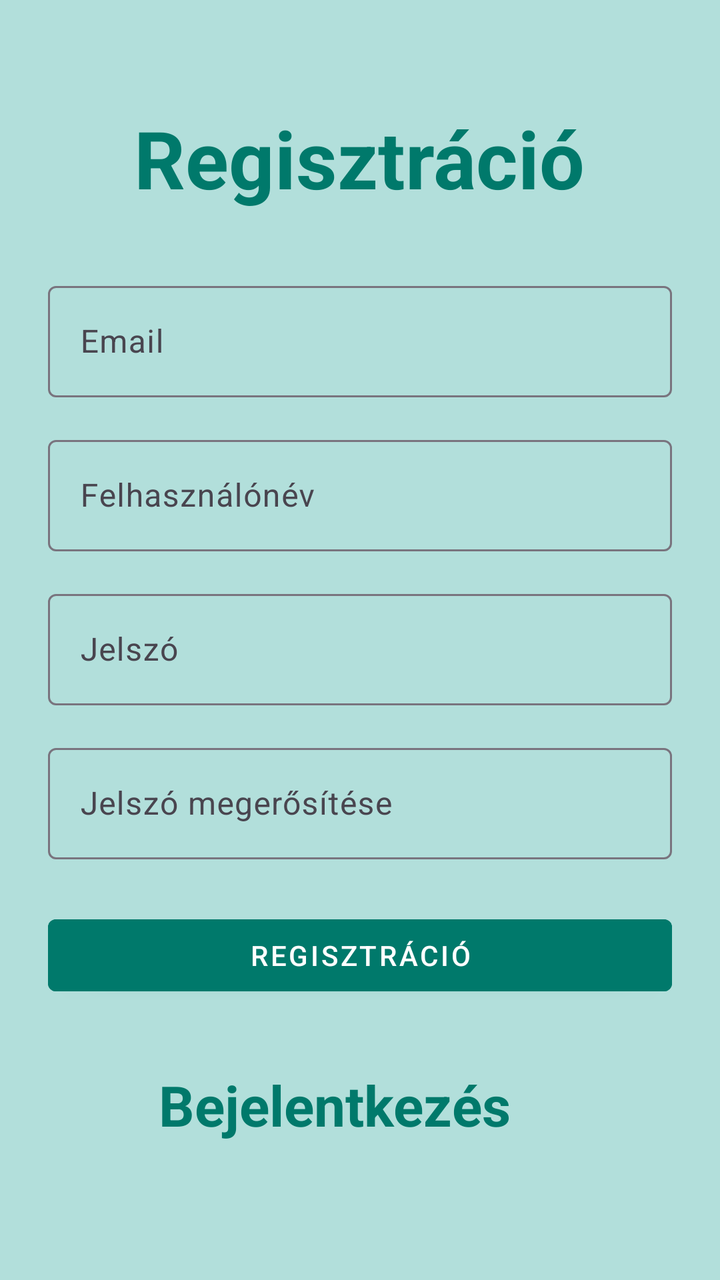
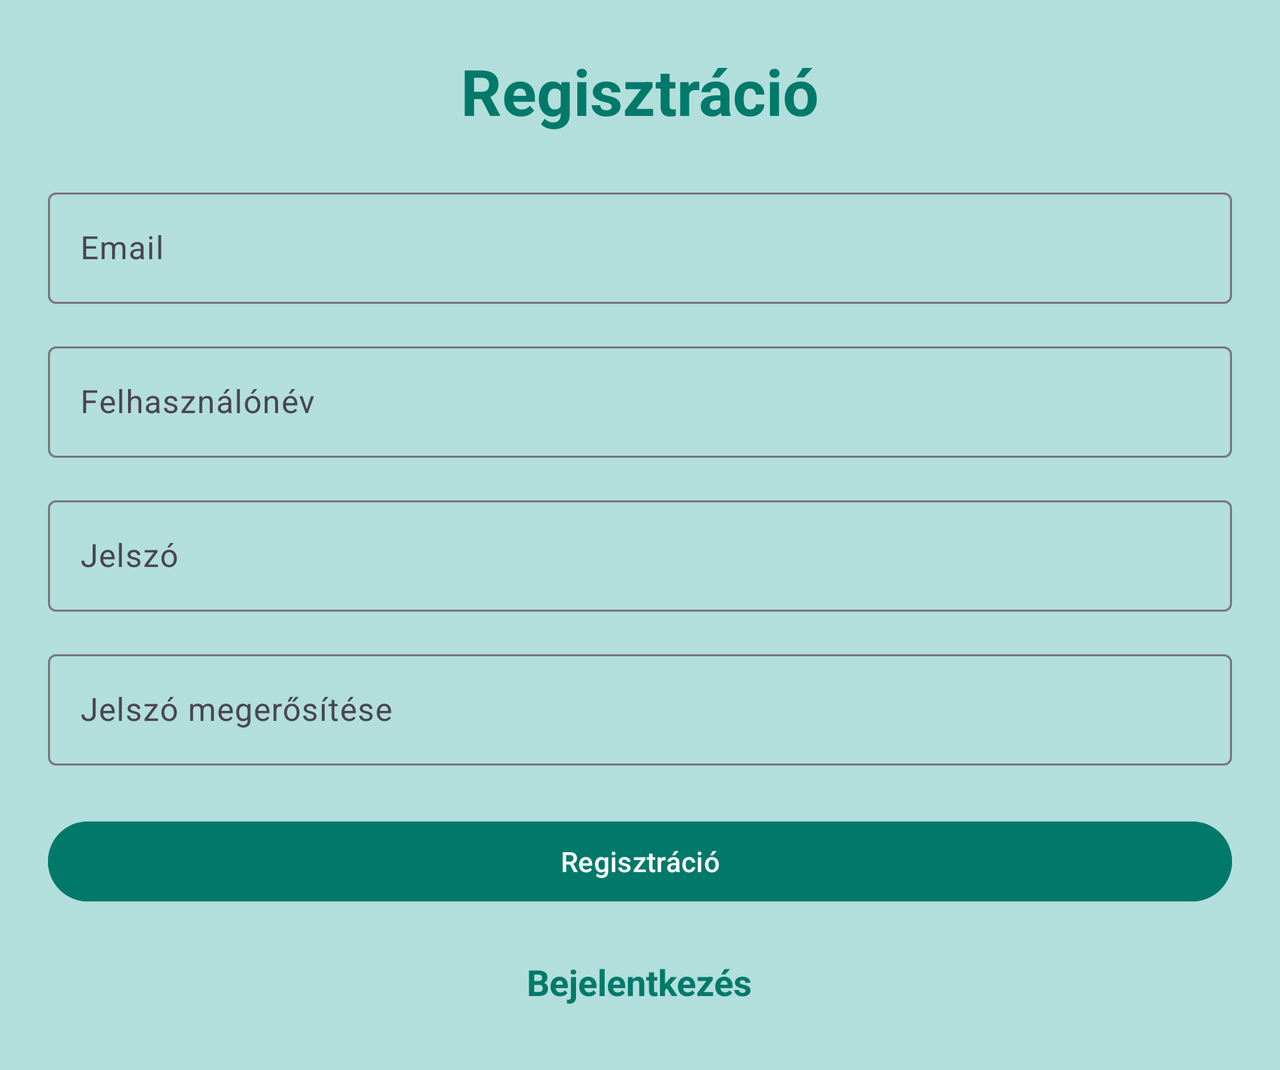

Two renders of one Android screen. The first uses the default layout on a phone; the second uses the alternative layout the repository ships for a different screen configuration, on a matching device. The two XML files are below.
<!-- AndroidManifest.xml: application theme Theme.LeagueTables -->
<!-- res/layout/activity_registration.xml -->
<?xml version="1.0" encoding="utf-8"?>
<LinearLayout xmlns:android="http://schemas.android.com/apk/res/android"
    xmlns:tools="http://schemas.android.com/tools"
    android:id="@+id/registerLayout"
    android:layout_width="match_parent"
    android:layout_height="match_parent"
    android:orientation="vertical"
    android:padding="24dp"
    android:gravity="center"
    android:background="#B2DFDB"
    tools:context=".RegistrationActivity">


    <TextView
        android:layout_width="wrap_content"
        android:layout_height="wrap_content"
        android:text="@string/registration"
        android:textSize="40sp"
        android:textStyle="bold"
        android:textColor="#00796B"
        android:layout_marginBottom="32dp" />


    <com.google.android.material.textfield.TextInputLayout
        android:layout_width="match_parent"
        android:layout_height="wrap_content"
        android:hint="@string/email"
        android:layout_marginBottom="16dp">

        <com.google.android.material.textfield.TextInputEditText
            android:id="@+id/emailEditText"
            android:layout_width="match_parent"
            android:layout_height="wrap_content"
            android:inputType="textEmailAddress"
            android:textColor="#FFFFFF" />
    </com.google.android.material.textfield.TextInputLayout>

    <com.google.android.material.textfield.TextInputLayout
        android:layout_width="match_parent"
        android:layout_height="wrap_content"
        android:hint="@string/username"
        android:layout_marginBottom="16dp">

        <com.google.android.material.textfield.TextInputEditText
            android:id="@+id/usernameEditText"
            android:layout_width="match_parent"
            android:layout_height="wrap_content"
            android:inputType="text"
            android:textColor="#FFFFFF" />
    </com.google.android.material.textfield.TextInputLayout>


    <com.google.android.material.textfield.TextInputLayout
        android:layout_width="match_parent"
        android:layout_height="wrap_content"
        android:hint="@string/password"
        android:layout_marginBottom="16dp">

        <com.google.android.material.textfield.TextInputEditText
            android:id="@+id/passwordEditText"
            android:layout_width="match_parent"
            android:layout_height="wrap_content"
            android:inputType="textPassword"
            android:textColor="#FFFFFF" />
    </com.google.android.material.textfield.TextInputLayout>


    <com.google.android.material.textfield.TextInputLayout
        android:layout_width="match_parent"
        android:layout_height="wrap_content"
        android:hint="@string/passcheck"
        android:layout_marginBottom="24dp">

        <com.google.android.material.textfield.TextInputEditText
            android:id="@+id/confirmPasswordEditText"
            android:layout_width="match_parent"
            android:layout_height="wrap_content"
            android:inputType="textPassword"
            android:textColor="#FFFFFF" />
    </com.google.android.material.textfield.TextInputLayout>


    <com.google.android.material.button.MaterialButton
        android:id="@+id/registerButton"
        style="@style/Widget.MaterialComponents.Button"
        android:layout_width="match_parent"
        android:layout_height="wrap_content"
        android:text="@string/registration"
        android:textColor="#FFFFFF"
        android:backgroundTint="#00796B"
        android:onClick="register" />


    <TextView
        android:layout_width="201dp"
        android:layout_height="54dp"
        android:layout_marginTop="32dp"
        android:onClick="log"
        android:text="@string/login"
        android:textColor="#00796B"
        android:textSize="28sp"
        android:textStyle="bold" />

</LinearLayout>
<!-- resources referenced by this layout -->
<resources>
  <string name="email">Email</string>
  <string name="login">Bejelentkezés</string>
  <string name="passcheck">Jelszó megerősítése</string>
  <string name="password">Jelszó</string>
  <string name="registration">Regisztráció</string>
  <string name="username">Felhasználónév</string>
  <style name="Theme.LeagueTables" parent="Base.Theme.LeagueTables" />
  <style name="Base.Theme.LeagueTables" parent="Theme.Material3.DayNight.NoActionBar">
          
          
      </style>
</resources>
<!-- res/layout-land/activity_registration.xml (the repository's variant of the layout above) -->
<!-- drawn on the phone turned sideways -->
<?xml version="1.0" encoding="utf-8"?>
<ScrollView xmlns:android="http://schemas.android.com/apk/res/android"
    xmlns:tools="http://schemas.android.com/tools"
    android:id="@+id/registerLayout"
    android:layout_width="match_parent"
    android:layout_height="match_parent"
    android:background="#B2DFDB"
    tools:context=".RegistrationActivity">

    <LinearLayout
        android:layout_width="match_parent"
        android:layout_height="wrap_content"
        android:orientation="vertical"
        android:padding="24dp"
        android:gravity="center">


        <TextView
            android:layout_width="wrap_content"
            android:layout_height="wrap_content"
            android:text="@string/registration"
            android:textSize="32sp"
            android:textStyle="bold"
            android:textColor="#00796B"
            android:layout_marginBottom="24dp" />


        <com.google.android.material.textfield.TextInputLayout
            android:layout_width="match_parent"
            android:layout_height="wrap_content"
            android:hint="@string/email"
            android:layout_marginBottom="16dp">

            <com.google.android.material.textfield.TextInputEditText
                android:id="@+id/emailEditText"
                android:layout_width="match_parent"
                android:layout_height="wrap_content"
                android:inputType="textEmailAddress"
                android:textColor="#000000" />
        </com.google.android.material.textfield.TextInputLayout>


        <com.google.android.material.textfield.TextInputLayout
            android:layout_width="match_parent"
            android:layout_height="wrap_content"
            android:hint="@string/username"
            android:layout_marginBottom="16dp">

            <com.google.android.material.textfield.TextInputEditText
                android:id="@+id/usernameEditText"
                android:layout_width="match_parent"
                android:layout_height="wrap_content"
                android:inputType="textPersonName"
                android:textColor="#000000" />
        </com.google.android.material.textfield.TextInputLayout>


        <com.google.android.material.textfield.TextInputLayout
            android:layout_width="match_parent"
            android:layout_height="wrap_content"
            android:hint="@string/password"
            android:layout_marginBottom="16dp">

            <com.google.android.material.textfield.TextInputEditText
                android:id="@+id/passwordEditText"
                android:layout_width="match_parent"
                android:layout_height="wrap_content"
                android:inputType="textPassword"
                android:textColor="#000000" />
        </com.google.android.material.textfield.TextInputLayout>


        <com.google.android.material.textfield.TextInputLayout
            android:layout_width="match_parent"
            android:layout_height="wrap_content"
            android:hint="@string/passcheck"
            android:layout_marginBottom="24dp">

            <com.google.android.material.textfield.TextInputEditText
                android:id="@+id/confirmPasswordEditText"
                android:layout_width="match_parent"
                android:layout_height="wrap_content"
                android:inputType="textPassword"
                android:textColor="#000000" />
        </com.google.android.material.textfield.TextInputLayout>


        <com.google.android.material.button.MaterialButton
            android:id="@+id/registerButton"
            android:layout_width="match_parent"
            android:layout_height="wrap_content"
            android:text="@string/registration"
            android:textAllCaps="false"
            android:textColor="#FFFFFF"
            android:backgroundTint="#00796B"
            android:onClick="register"
            android:layout_marginBottom="16dp" />

        <TextView
            android:id="@+id/loginLink"
            android:layout_width="wrap_content"
            android:layout_height="wrap_content"
            android:text="@string/login"
            android:textColor="#00796B"
            android:textSize="18sp"
            android:textStyle="bold"
            android:onClick="log"
            android:padding="8dp" />

    </LinearLayout>
</ScrollView>
